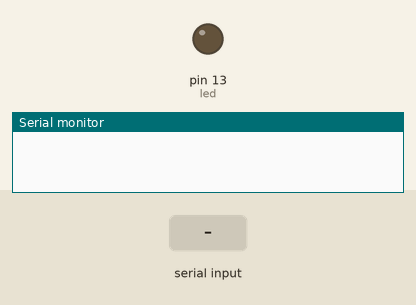
Simulated run of this sketch. Board: Arduino Uno, built with avr-gcc and run on an emulated ATmega328P. Parts: output pins drawn as LEDs (lit = HIGH), the last lines printed to the serial monitor. Dashed ring = blinking. The test bench sets the inputs (shaded band).

Above: at 1.2 s.
1.3 s: "90,45\n" received over Serial
At 1.7 s:
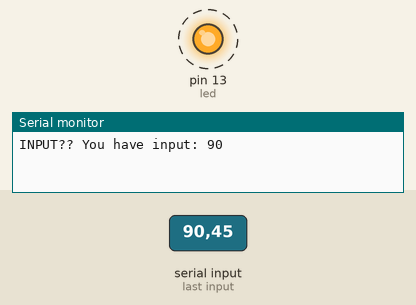
Timing chart, 0 to 10.3 s (numbered marks = the images above; inputs shaded):
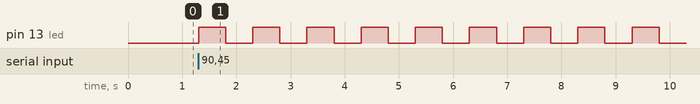

The sketch:

HC05_rcv.ino
```cpp
int led = 13;

// the setup routine runs once when you press reset:
void setup() {
  Serial.begin( 9600 );
  // initialize the digital pin as an output.
  pinMode(led, OUTPUT);
}

// the loop routine runs over and over again forever:
void loop() {
  // listen for the data
  if ( Serial.available() > 0 ) {
    // read a numbers from serial port
    int count = Serial.parseInt();
    Serial.print("INPUT?? ");

     // print out the received number
    if (count > 0) {
        Serial.print("You have input: ");
        Serial.println(String(count));
        // blink the LED
        for (int lup = 0; lup < count; lup++) {
        // turn the pin on:
        digitalWrite(led, HIGH);
        delay(500);
        // turn the pin off:
        digitalWrite(led, LOW);
        delay(500);
  }
    }
  }               // wait for a second
}
```

Measured:
- after the input at 1.3 s, pin 13 (led): alternates HIGH for 0.50 s and LOW for 0.50 s, starting at once
